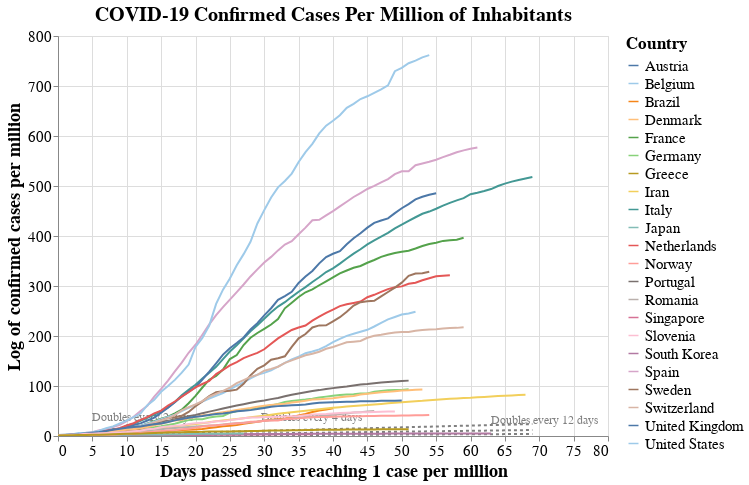

Notebook source saved alongside this figure:
### Markdown cell above
## Cases Per Million of Habitants

Since reaching at least 1 case per million

> Note: The following chart, "Cases Per Million of Habitants" is biased depending on how widely a country administers tests. Please read with caution.

> Tip: Click (Shift+ for multiple) on countries in the legend to filter the visualization.

### Code cell
#hide_input
# Stack data to get it to Altair dataframe format
data_countries_pc2 = data_countries_pc.copy()
for i in range(0,len(countries)):
    data_countries_pc2[i] = data_countries_pc2[i].reset_index()
    data_countries_pc2[i]['n_days'] = data_countries_pc2[i].index
    data_countries_pc2[i]['log_cases'] = data_countries_pc2[i]["total_cases"]
data_plot = data_countries_pc2[0]
for i in range(1, len(countries)):    
    data_plot = pd.concat([data_plot, data_countries_pc2[i]], axis=0)
data_plot["trend_2days"] = np.log(2)/2*data_plot["n_days"]
data_plot["trend_4days"] = np.log(2)/4*data_plot["n_days"]
data_plot["trend_12days"] = np.log(2)/12*data_plot["n_days"]
data_plot["trend_2days_label"] = "Doubles every 2 days"
data_plot["trend_4days_label"] = "Doubles evey 4 days"
data_plot["trend_12days_label"] = "Doubles every 12 days"


# Plot it using Altair
source = data_plot

scales = alt.selection_interval(bind='scales', zoom=False)
selection = alt.selection_multi(fields=['location'], bind='legend')

base = alt.Chart(source, title = "COVID-19 Confirmed Cases Per Million of Inhabitants").encode(
    x = alt.X('n_days:Q', title = "Days passed since reaching 1 case per million"),
    y = alt.Y("log_cases:Q",title = "Log of confirmed cases per million"),
    color = alt.Color('location:N', legend=alt.Legend(title="Country", labelFontSize=15, titleFontSize=17),
                     scale=alt.Scale(scheme='tableau20')),
    opacity = alt.condition(selection, alt.value(1), alt.value(0.1))
).properties(
    width=chart_width,
    height=chart_height
)

lines = base.mark_line().add_selection(
    scales
).add_selection(
    selection
)

trend_2d = alt.Chart(source).encode(
    x = "n_days:Q",
    y = alt.Y("trend_2days:Q",  scale=alt.Scale(domain=(0, max(data_plot["log_cases"])))),
).mark_line( strokeDash=[3,3], color="grey")

labels = pd.DataFrame([{'label': 'Doubles every 2 days', 'x_coord': 13, 'y_coord': 8.3},
                       {'label': 'Doubles every 4 days', 'x_coord': 37.5, 'y_coord': 8.3},
                       {'label': 'Doubles every 12 days', 'x_coord': 71, 'y_coord': 3},
                      ])
trend_label = (alt.Chart(labels)
                    .mark_text(align='left', dx=-55, dy=-15, fontSize=12, color="grey")
                    .encode(x='x_coord:Q',
                            y='y_coord:Q',
                            text='label:N')
                   )


trend_4d = alt.Chart(source).mark_line(color="grey", strokeDash=[3,3]).encode(
    x = "n_days:Q",
    y = alt.Y("trend_4days:Q",  scale=alt.Scale(domain=(0, max(data_plot["log_cases"])))),
)

trend_12d = alt.Chart(source).mark_line(color="grey", strokeDash=[3,3]).encode(
    x = "n_days:Q",
    y = alt.Y("trend_12days:Q",  scale=alt.Scale(domain=(0, max(data_plot["log_cases"])))),
)

(
(trend_2d  + trend_4d + trend_12d + trend_label + lines)
.configure_title(fontSize=20)
.configure_axis(labelFontSize=15,titleFontSize=18)
)

### Figure 1 — Vega-Lite specification as saved in the notebook (floating-point values rounded to 4 significant figures; data arrays with more than 128 entries replaced by an {"elided": "..."} marker saying what was removed)
{"config": {"view": {"continuousWidth": 400, "continuousHeight": 300}, "axis": {"labelFontSize": 15, "titleFontSize": 18}, "title": {"fontSize": 20}}, "layer": [{"mark": {"type": "line", "color": "grey", "strokeDash": [3, 3]}, "encoding": {"x": {"type": "quantitative", "field": "n_days"}, "y": {"type": "quantitative", "field": "trend_2days", "scale": {"domain": [0, 761.8]}}}}, {"mark": {"type": "line", "color": "grey", "strokeDash": [3, 3]}, "encoding": {"x": {"type": "quantitative", "field": "n_days"}, "y": {"type": "quantitative", "field": "trend_4days", "scale": {"domain": [0, 761.8]}}}}, {"mark": {"type": "line", "color": "grey", "strokeDash": [3, 3]}, "encoding": {"x": {"type": "quantitative", "field": "n_days"}, "y": {"type": "quantitative", "field": "trend_12days", "scale": {"domain": [0, 761.8]}}}}, {"data": {"name": "data-e959928753c3bc7a180110de9be9cd1c"}, "mark": {"type": "text", "align": "left", "color": "grey", "dx": -55, "dy": -15, "fontSize": 12}, "encoding": {"text": {"type": "nominal", "field": "label"}, "x": {"type": "quantitative", "field": "x_coord"}, "y": {"type": "quantitative", "field": "y_coord"}}}, {"data": {"name": "data-cc566a0ba550ec80793b7ba31046b16b"}, "mark": "line", "encoding": {"color": {"type": "nominal", "field": "location", "legend": {"labelFontSize": 15, "title": "Country", "titleFontSize": 17}, "scale": {"scheme": "tableau20"}}, "opacity": {"condition": {"value": 1, "selection": "selector004"}, "value": 0.1}, "x": {"type": "quantitative", "field": "n_days", "title": "Days passed since reaching 1 case per million"}, "y": {"type": "quantitative", "field": "log_cases", "title": "Log of confirmed cases per million"}}, "height": 400, "selection": {"selector003": {"type": "interval", "bind": "scales", "zoom": false}, "selector004": {"type": "multi", "fields": ["location"], "bind": "legend"}}, "title": "COVID-19 Confirmed Cases Per Million of Inhabitants", "width": 550}], "data": {"name": "data-cc566a0ba550ec80793b7ba31046b16b"}, "$schema": "https://vega.github.io/schema/vega-lite/v4.8.1.json", "datasets": {"data-cc566a0ba550ec80793b7ba31046b16b": {"elided": "1182 records"}, "data-e959928753c3bc7a180110de9be9cd1c": [{"label": "Doubles every 2 days", "x_coord": 13.0, "y_coord": 8.3}, {"label": "Doubles every 4 days", "x_coord": 37.5, "y_coord": 8.3}, {"label": "Doubles every 12 days", "x_coord": 71.0, "y_coord": 3.0}]}}
